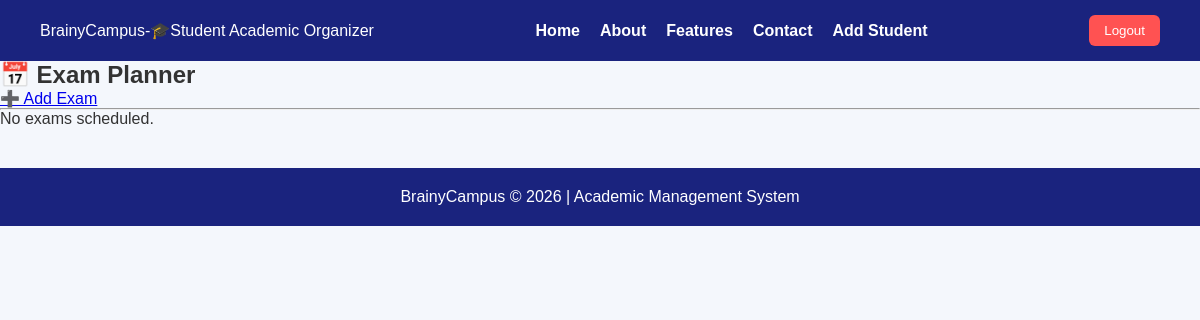
The page /exams/ (signed in) on the database as committed earlier.
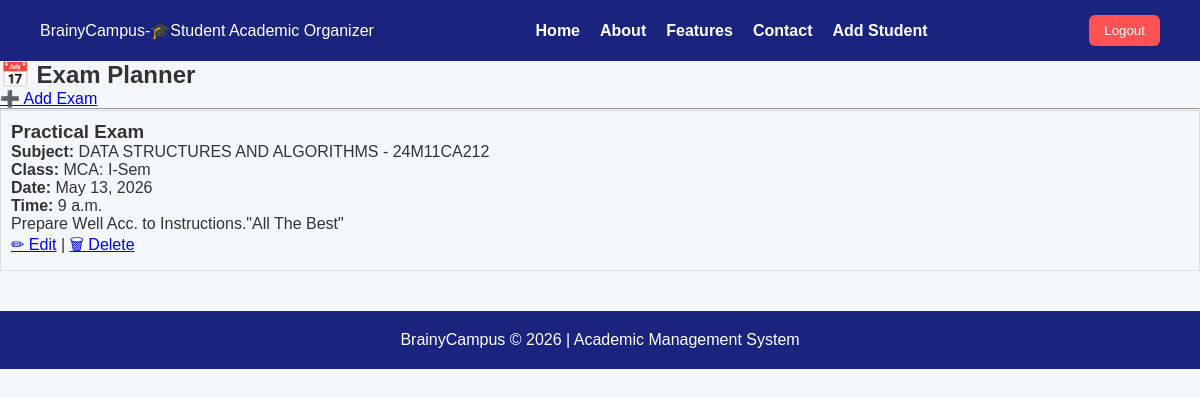
The same page on the database as committed later.
### myapp/models.py (models this page shows, shortened)
class Exam(models.Model):
    CLASS_CHOICES = [
        ('CSE-A', 'CSE-A'),
        ('CSE-B', 'CSE-B'),
        ('CIVIL', 'CIVIL'),
        ('MECH', 'MECH'),
    ]
    created_by = models.ForeignKey(User, on_delete=models.CASCADE)
    title = models.CharField(max_length=200)
    subject = models.CharField(max_length=100)
    class_name = models.CharField(max_length=20, choices=CLASS_CHOICES)
    exam_date = models.DateField()
    exam_time = models.TimeField()
    description = models.TextField(blank=True, null=True)
    created_at = models.DateTimeField(auto_now_add=True)

### myapp/views.py (the view)
# urls.py: path('exams/', views.exam_list, name='exam_list'),
@login_required
def exam_list(request):
    exams = Exam.objects.all().order_by('exam_date')
    return render(request, 'examplanner/exam_list.html', {'exams': exams})

### myapp/templates/examplanner/exam_list.html
{% extends 'base.html' %}
{% block content %}
<div class="container">
    <h2>📅 Exam Planner</h2>
    {% if user.is_staff %}
        <a href="{% url 'exam_create' %}">
            ➕ Add Exam
        </a>
    {% endif %}
    <hr>
    {% for exam in exams %}
        <div style="border:1px solid #ddd; padding:10px; margin-bottom:10px;">
            <h3>{{ exam.title }}</h3>
            <p><b>Subject:</b> {{ exam.subject }}</p>
            <p><b>Class:</b> {{ exam.class_name }}</p>
            <p><b>Date:</b> {{ exam.exam_date }}</p>
            <p><b>Time:</b> {{ exam.exam_time }}</p>
            <p>{{ exam.description }}</p>
            {% if user.is_staff %}
                <a href="{% url 'exam_edit' exam.id %}">✏ Edit</a>
                |
                <a href="{% url 'exam_delete' exam.id %}">🗑 Delete</a>
            {% endif %}
        </div>
    {% empty %}
        <p>No exams scheduled.</p>
    {% endfor %}
</div>
{% endblock %}

Rows that differ between the two databases and show on the page:
added Exam: title "Practical Exam", subject "DATA STRUCTURES AND ALGORITHMS - 24M11CA212", class_name "MCA: I-Sem", exam_date "May 13, 2026", exam_time "9 a.m.", description "Prepare Well Acc. to Instructions.\"All The Best\""
Other text that changed with them:
text no longer shown: "No exams scheduled."
